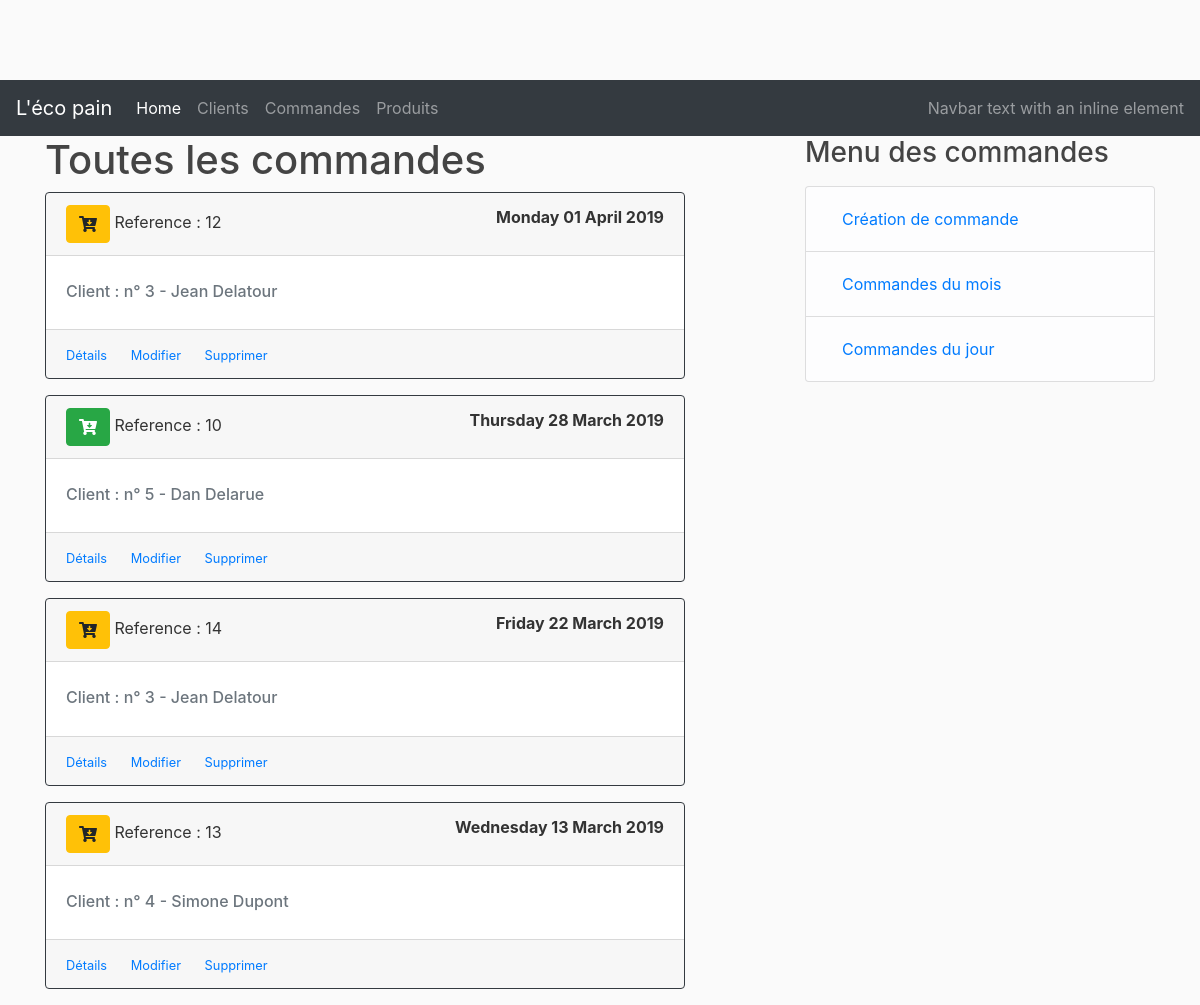
The page /orders on the database as committed earlier.
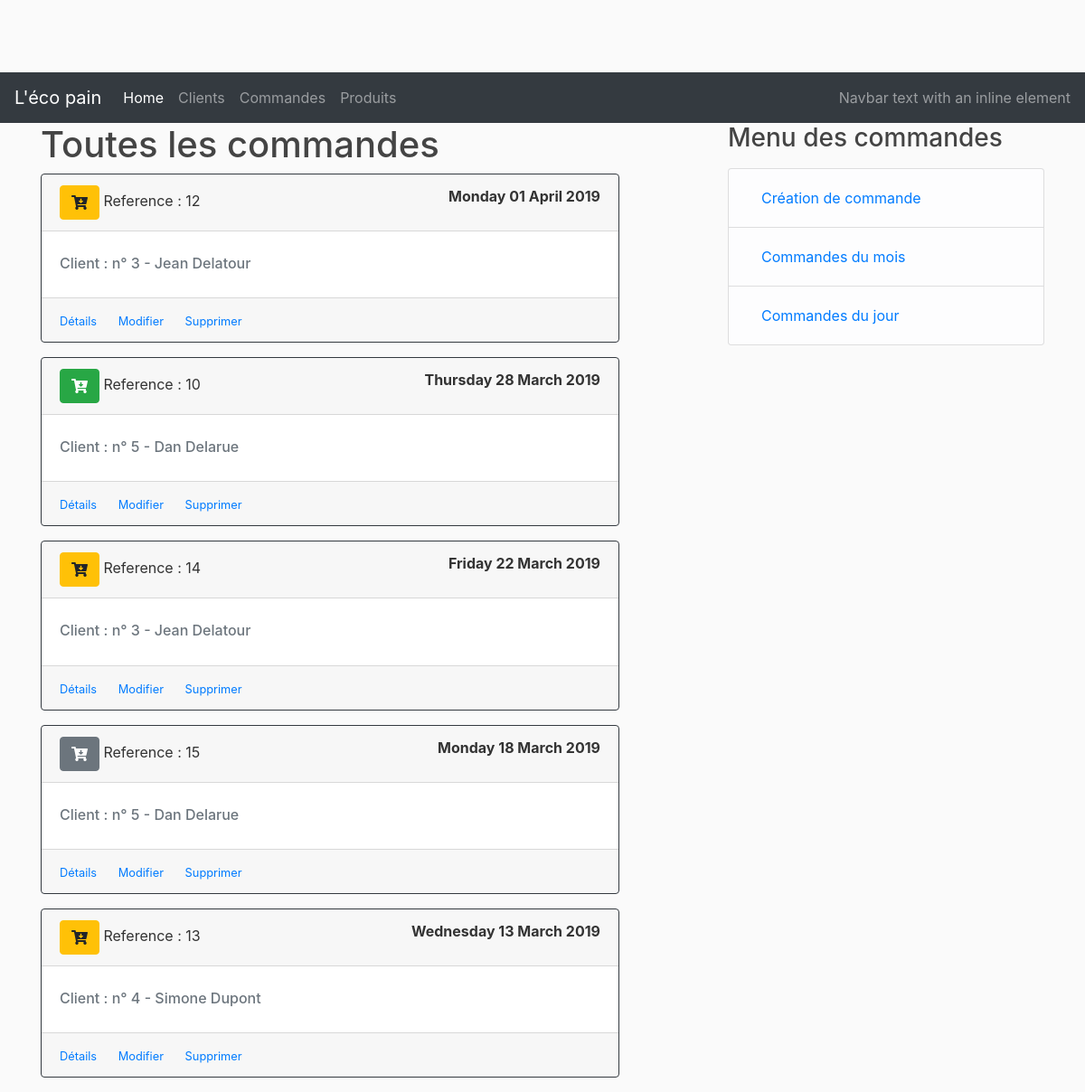
The same page on the database as committed later.
### lecopain/models.py (models this page shows, shortened)
class Order(db.Model):
    __tablename__ = 'orders'
    id = db.Column(db.Integer, primary_key=True)
    title = db.Column(db.String(50), nullable=False)
    order_dt = db.Column(db.DateTime)
    created_at = db.Column(db.DateTime, nullable=False, default=datetime.utcnow)
    customer_id = db.Column(db.Integer, db.ForeignKey('customers.id'), nullable=False)
    status = db.Column(db.String(20), nullable=False)

### lecopain/controllers/order_controller.py (the view)
@order_page.route("/orders", methods=['GET', 'POST'])
def orders():
    orders = Order.query.order_by(Order.order_dt.desc()).all()
    customerMap = {}
    for order in orders :
        customer = Customer.query.get_or_404(order.customer_id)
        customerMap[customer.id] = str(customer.firstname + " " + customer.lastname)
        print("addd : " + customerMap[customer.id])
    for item in customerMap.items() :
        print (str(item))
    return render_template('/orders/orders.html', orders=orders, customerMap=customerMap, title="Toutes les commandes")

### lecopain/templates/orders/orders.html (shortened to what this page needs)
{% extends "layout.html" %}
{% block content %}
    {% for order in orders %}
    <div class="card border-dark mb-3" style="width: 40rem;">
        <div class="card-header">
            {% if order.status == 'ANNULEE' %}
                <span class="btn btn-secondary" style="font-size: 1,8em;">
            {% endif %}
            {% if order.status == 'EN COURS' %}
            <span class="btn btn-warning" style="font-size: 1,8em;">
            {% endif %}
            {% if order.status == 'PAYEE' %}
            <span class="btn btn-success" style="font-size: 1,8em;">
            {% endif %}
                <i class="fas fa-cart-arrow-down "></i>
            </span>
            Reference : {{order.id}}
            <span style="float: right"><b>{{ order.order_dt.strftime('%A %d %B %Y') }}</b></span>
        </div>
        <div class="card-body">
            <h6 class="card-subtitle mb-2 text-muted">Client : n° {{ order.customer_id }} - {{customerMap[order.customer_id]}}</h6>
        </div>
        <div class="card-footer">
            <small class="text-muted">
                <a href="/orders/{{order.id}}" class="card-link">Détails</a>
                <a href="/orders/update/{{order.id}}" class="card-link">Modifier</a>
                <a href="/orders/delete/{{order.id}}" class="card-link">Supprimer</a>
            </small>
        </div>
    </div>
    {% endfor %}
{% endblock %}
{% block right_menu %}
<div class="content-section">
    <h3>Menu des commandes</h3>
    <p class='text-muted'>
        <ul class="list-group">
        <li class="list-group-item list-group-item-light">
            <a class="nav-link" href="/orders/new">Création de commande</a></li>
        <li class="list-group-item list-group-item-light">
            <a class="nav-link" href="/orders/year/0/month/0">Commandes du mois</a></li>
        <li class="list-group-item list-group-item-light">
            <a class="nav-link" href="/orders/year/0/month/0/day/0">Commandes du jour</a></li>
        </ul>
    </p>
</div>
{% endblock %}

### lecopain/templates/layout.html (shortened to what this page needs)
<!DOCTYPE html>
<html>
    <head>
        <link rel="stylesheet" href="https://stackpath.bootstrapcdn.com/bootstrap/4.2.1/css/bootstrap.min.css" />
        <link rel="stylesheet" type="text/css" href="{{ url_for('static', filename='main.css')}}" />
        <link rel="stylesheet" href="https://use.fontawesome.com/releases/v5.7.1/css/all.css" />
        <link rel="stylesheet" href="https://cdnjs.cloudflare.com/ajax/libs/tempusdominus-bootstrap-4/5.0.0-alpha14/css/tempusdominus-bootstrap-4.min.css" />
    </head>
    <body>
        <nav class="navbar navbar-expand-lg navbar-dark bg-dark">
                <a class="navbar-brand" href="#">L'éco pain</a>
                <div class="collapse navbar-collapse" id="navbarText">
                  <ul class="navbar-nav mr-auto">
                    <li class="nav-item active">
                      <a class="nav-link" href="/">Home <span class="sr-only">(current)</span></a>
                    </li>
                    <li class="nav-item">
                      <a class="nav-link" href="/customers">Clients</a>
                    </li>
                    <li class="nav-item">
                      <a class="nav-link" href="/orders">Commandes</a>
                    </li>
                    <li class="nav-item">
                        <a class="nav-link" href="/products">Produits</a>
                      </li>
                  </ul>
                  <span class="navbar-text">
                    Navbar text with an inline element
                  </span>
                </div>
              </nav>
        <div class="container">
                <div class="row">
                  <div class="col-md-8">
                    {% if title %}
                      <h1>{{ title }}</h1>
                    {% endif %}
                    {% block content %}  {% endblock %}
                  </div>
                  <div class="col-md-4">
                      {% block right_menu %} {% endblock %}
                  </div>
                </div>
            </div>
    </body>
</html>

### lecopain/static/main.css (style rules this page uses)
body { background: #fafafa; color: #333333; margin-top: 5rem; }
h1, h2, h3, h4, h5, h6 { color:#444444; }

Rows that differ between the two databases and show on the page:
added Order: id "15", order_dt "Monday 18 March 2019", customer_id "5", customerMap "Dan Delarue"
